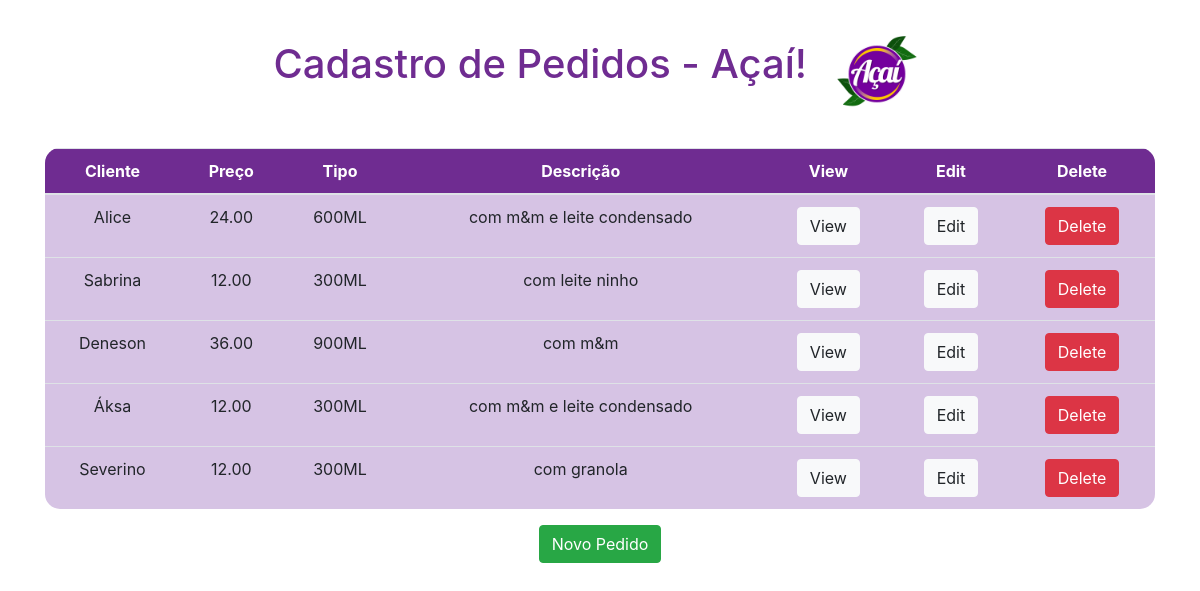
Page /pedidos/ on the committed database.
### pedidos/models.py (models this page shows, shortened)
class Pedido(models.Model):
    cliente = models.CharField(max_length=200)
    preco = models.DecimalField(max_digits=5, decimal_places=2)
    tipo = models.CharField(max_length=20, default=" ")
    descricao = models.CharField(max_length=200, default=" ")

### pedidos/views.py (the view)
# urls.py: path('', views.pedido_list, name='pedido_list'),
def pedido_list(request, template_name='pedidos/pedido_list.html'):
    pedido = Pedido.objects.all()
    data = {}
    data['object_list'] = pedido
    return render(request, template_name, data)

### pedidos/templates/pedidos/pedido_list.html (shortened to what this page needs)
{% load static %}
<html lang="pt-BR">
<head>
    <link rel="stylesheet" href="https://stackpath.bootstrapcdn.com/bootstrap/4.5.2/css/bootstrap.min.css">
</head>
<body>
    <div class="container text-center my-4">
        <h1 class="d-inline" style="color: #6f2c91;">Cadastro de Pedidos - Açaí!</h1>
        <img src="{% static 'img/logoacai.png' %}" alt="Açaí" style="width: 100px; height: auto; margin-left: 15px;">
    </div>
    <div class="container mt-4">
        <table class="table">
            <thead class="table-header">
                <tr>
                    <th scope="col">Cliente</th>
                    <th scope="col">Preço</th>
                    <th scope="col">Tipo</th>
                    <th scope="col">Descrição</th>
                    <th scope="col">View</th>
                    <th scope="col">Edit</th>
                    <th scope="col">Delete</th>
                </tr>
            </thead>
            <tbody>
                {% for pedido in object_list %}
                <tr>
                    <td>{{ pedido.cliente }}</td>
                    <td>{{ pedido.preco }}</td>
                    <td>{{ pedido.tipo }}</td>
                    <td>{{ pedido.descricao }}</td>
                    <td>
                        <a class="btn btn-light" href="{% url 'pedido_view' pedido.id %}">View</a>
                    </td>
                    <td>
                        <a class="btn btn-light" href="{% url 'pedido_edit' pedido.id %}">Edit</a>
                    </td>
                    <td>
                        <a class="btn btn-danger" href="{% url 'pedido_delete' pedido.id %}">Delete</a>
                    </td>
                </tr>
                {% endfor %}
            </tbody>
        </table>
        <div class="text-center">
            <a class="btn btn-success" href="{% url 'pedido_new' %}">Novo Pedido</a>
        </div>
    </div>
</body>
</html>

### pedidos/templates/pedidos/pedido_list.html (style rules this page uses)
.table { background-color: #d6c3e4; border-radius: 15px; overflow: hidden; }
.table-header { background-color: #6f2c91; color: white; }
th, td { text-align: center; }

### rows in the picture
Pedido: cliente "Alice", preco "24.00", tipo "600ML", descricao "com m&m e leite condensado"
Pedido: cliente "Sabrina", preco "12.00", tipo "300ML", descricao "com leite ninho"
Pedido: cliente "Deneson", preco "36.00", tipo "900ML", descricao "com m&m"
Pedido: cliente "Áksa", preco "12.00", tipo "300ML", descricao "com m&m e leite condensado"
Pedido: cliente "Severino", preco "12.00", tipo "300ML", descricao "com granola"
